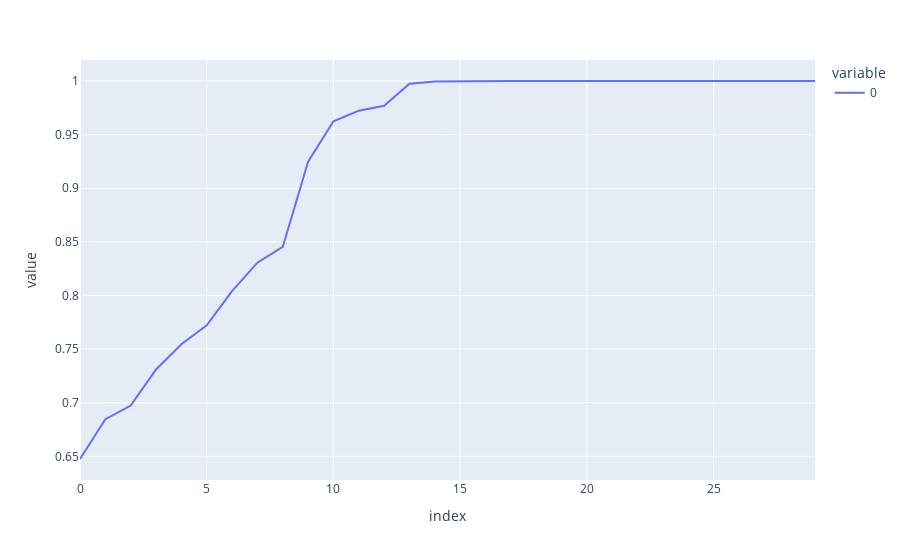

The code cell stored with this chart in its notebook:
### Code cell
import plotly.express as px
px.line(val_acc)

### Figure 1 — Plotly figure (JSON) as saved in the notebook; plotly's stock layout.template omitted (floating-point values rounded to 4 significant figures)
{"data": [{"hovertemplate": "variable=0<br>index=%{x}<br>value=%{y}<extra></extra>", "legendgroup": "0", "line": {"color": "#636efa", "dash": "solid"}, "mode": "lines", "name": "0", "orientation": "v", "showlegend": true, "type": "scatter", "x": [0, 1, 2, 3, 4, 5, 6, 7, 8, 9, 10, 11, 12, 13, 14, 15, 16, 17, 18, 19, 20, 21, 22, 23, 24, 25, 26, 27, 28, 29], "xaxis": "x", "y": [0.6475, 0.6846, 0.6974, 0.731, 0.7546, 0.7723, 0.804, 0.8306, 0.8453, 0.9248, 0.9624, 0.9723, 0.9769, 0.9975, 0.9996, 0.9999, 1, 1, 1, 1, 1, 1, 1, 1, 1, 1, 1, 1, 1, 1], "yaxis": "y"}], "layout": {"legend": {"title": {"text": "variable"}, "tracegroupgap": 0}, "margin": {"t": 60}, "xaxis": {"anchor": "y", "domain": [0, 1], "title": {"text": "index"}}, "yaxis": {"anchor": "x", "domain": [0, 1], "title": {"text": "value"}}}}
